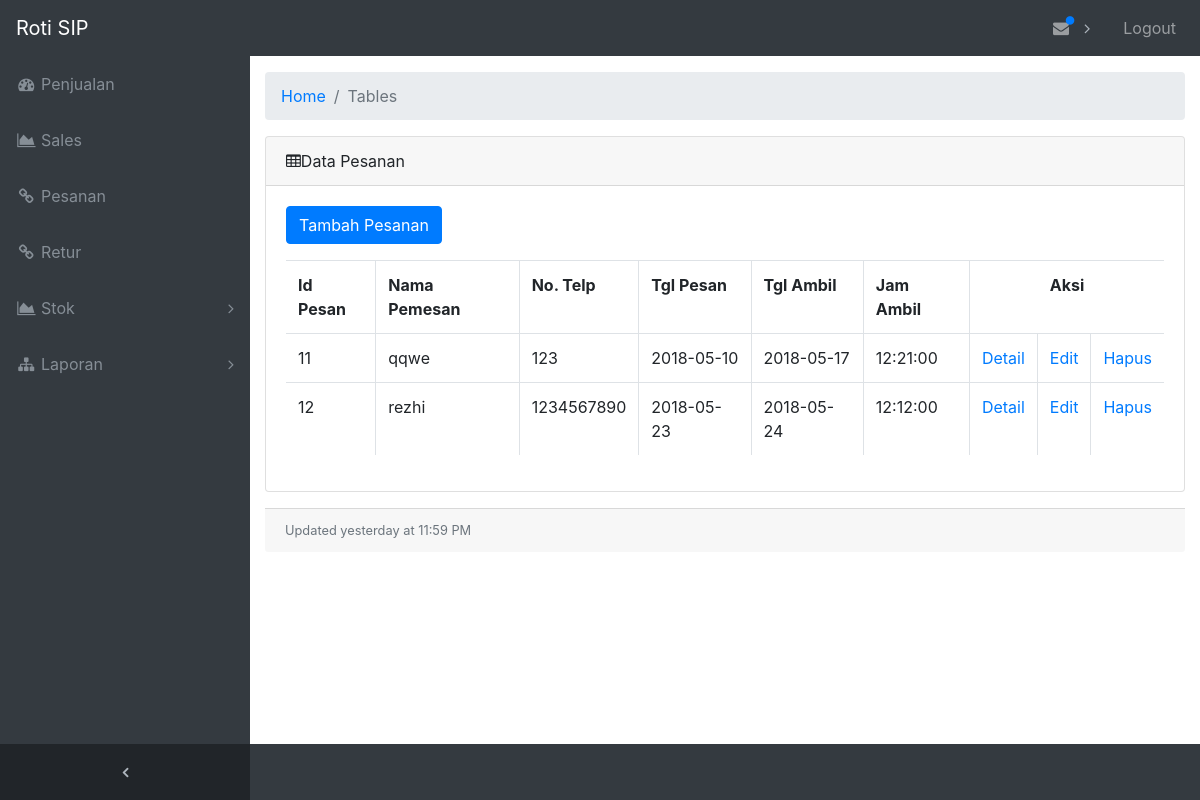
Before: /index.php/pesanan with the older database file.
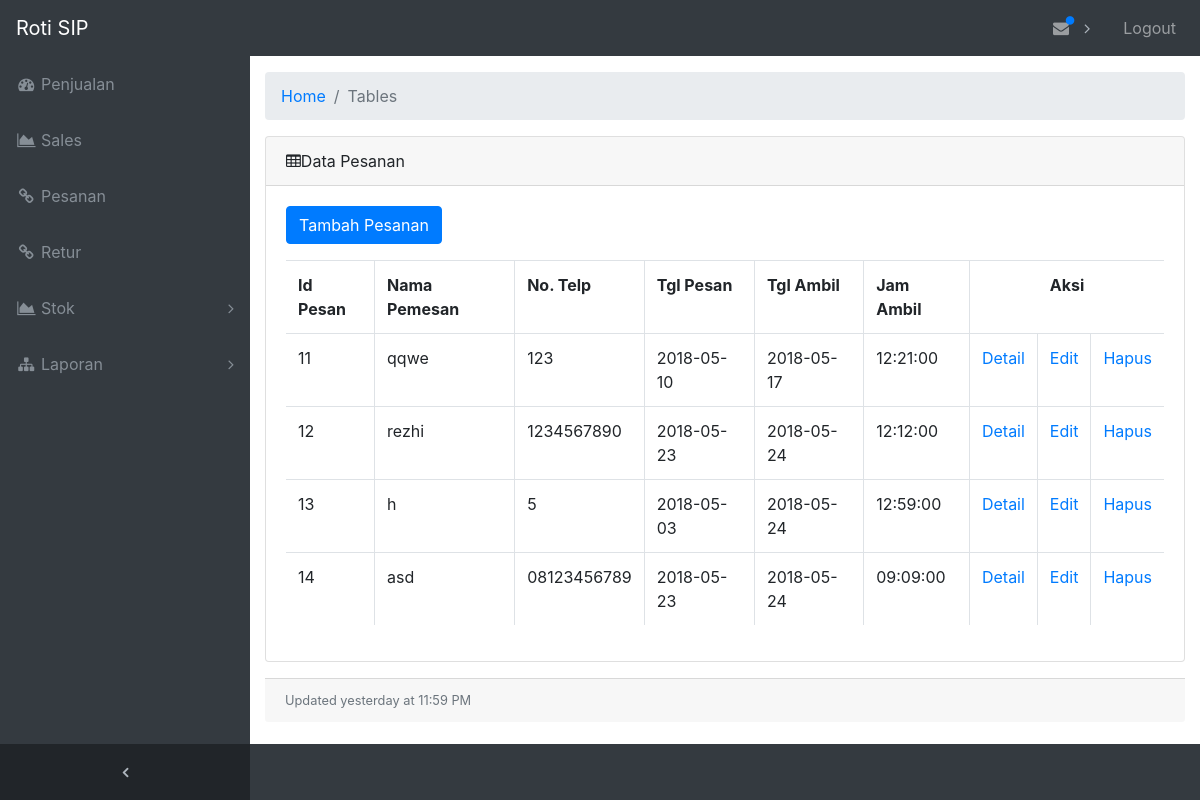
After: the same page with the newer database file.
### tables this page shows
CREATE TABLE `tabel_pesanan` (
  `id_pesan` int(10) NOT NULL,
  `nama_pemesan` varchar(30) NOT NULL,
  `no_telp` varchar(13) NOT NULL,
  `id_roti` int(11) NOT NULL,
  `jumlah_roti` int(11) NOT NULL,
  `tgl_pesan` date NOT NULL,
  `tgl_ambil` date NOT NULL,
  `jam_ambil` time NOT NULL
);

### application/controllers/Pesanan.php (called while the page is built, shortened)
<?php
class Pesanan extends CI_Controller{
	function __construct(){
		$this->load->helper(array('url'));
		$this->load->model('Pesanan_model');
	}
	function index(){
		$data = array (
				'data' =>$this->Pesanan_model->get_data());
		$this->load->view('ReadPesanan_view', $data);
	}
}
?>

### index.php (called while the page is built, shortened)
<?php
require_once BASEPATH.'core/CodeIgniter.php';

### application/models/Pesanan_model.php (called while the page is built, shortened)
<?php
class Pesanan_model extends CI_Model {
  function get_data(){
    $query = $this->db->query("SELECT * FROM tabel_pesanan JOIN tabel_roti WHERE tabel_pesanan.id_roti=tabel_roti.id_roti");
    return $query->result();
  }
}
?>

### application/views/ReadPesanan_view.php (the view, shortened to what this page needs)
<!DOCTYPE html>
<html lang="en">
<head>
  <link href="<?php echo base_url ('assets/vendor/bootstrap/css/bootstrap.min.css'); ?>" rel="stylesheet">
  <link href="<?php echo base_url ('assets/vendor/font-awesome/css/font-awesome.min.css');?>" rel="stylesheet" type="text/css">
  <link href="<?php echo base_url ('assets/vendor/datatables/dataTables.bootstrap4.css');?>" rel="stylesheet">
  <link href="<?php echo base_url ('assets/css/sb-admin.css');?>" rel="stylesheet">
</head>
<body class="fixed-nav sticky-footer bg-dark" id="page-top">
  <nav class="navbar navbar-expand-lg navbar-dark bg-dark fixed-top" id="mainNav">
    <a class="navbar-brand" href="<?php echo base_url ();?>Login/Home">Roti SIP</a>
    <div class="collapse navbar-collapse" id="navbarResponsive">
      <ul class="navbar-nav navbar-sidenav" id="exampleAccordion">
        <li class="nav-item" data-toggle="tooltip" data-placement="right" title="Dashboard">
          <a class="nav-link" href="http:/RotiSIP-Web/Penjualan">
            <i class="fa fa-fw fa-dashboard"></i>
            <span class="nav-link-text">Penjualan</span>
          </a>
        </li>
        <li class="nav-item" data-toggle="tooltip" data-placement="right" title="Form Sales">
          <a class="nav-link" href="http:/RotiSIP-Web/SalesBaru">
            <i class="fa fa-fw fa-area-chart"></i>
            <span class="nav-link-text">Sales</span>
          </a>
        </li>
       <li class="nav-item" data-toggle="tooltip" data-placement="right" title="Link">
          <a class="nav-link" href="http:/RotiSIP-Web/Pesanan">
            <i class="fa fa-fw fa-link"></i>
            <span class="nav-link-text">Pesanan</span>
          </a>
        </li>
		<li class="nav-item" data-toggle="tooltip" data-placement="right" title="Link">
          <a class="nav-link" href="http:/RotiSIP-Web/Retur">
            <i class="fa fa-fw fa-link"></i>
            <span class="nav-link-text">Retur</span>
          </a>
        </li>
        <li class="nav-item" data-toggle="tooltip" data-placement="right" title="Example Pages">
          <a class="nav-link nav-link-collapse collapsed" data-toggle="collapse" href="#collapseStok" data-parent="#exampleAccordion">
            <i class="fa fa-fw fa-area-chart"></i>
            <span class="nav-link-text">Stok</span>
          </a>
        </li>
         <li class="nav-item" data-toggle="tooltip" data-placement="right" title="Menu Levels">
          <a class="nav-link nav-link-collapse collapsed" data-toggle="collapse" href="#collapseLaporan" data-parent="#exampleAccordion">
            <i class="fa fa-fw fa-sitemap"></i>
            <span class="nav-link-text">Laporan</span>
          </a>
        </li>
      </ul>
      <ul class="navbar-nav sidenav-toggler">
        <li class="nav-item">
         <a class="nav-link text-center" id="sidenavToggler">
            <i class="fa fa-fw fa-angle-left"></i>
          </a>
        </li>
      </ul>
      <ul class="navbar-nav ml-auto">
        <li class="nav-item dropdown">
          <a class="nav-link dropdown-toggle mr-lg-2" id="alertsDropdown" href="#" data-toggle="dropdown" aria-haspopup="true" aria-expanded="false">
             <i class="fa fa-fw fa-envelope"></i>
            <span class="indicator text-primary d-none d-lg-block">
              <i class="fa fa-fw fa-circle"></i>
            </span>
          </a>
        </li>
        <li class="nav-item">
          <a class="nav-link" href="http:/RotiSIP-Web/Login/Logout">Logout</a>
        </li>
      </ul>
    </div>
  </nav>
  <div class="content-wrapper">
    <div class="container-fluid">
      <ol class="breadcrumb">
        <li class="breadcrumb-item">
          <a href="http://localhost/RotiSIP-Web/Login/Home">Home</a>
        </li>
        <li class="breadcrumb-item active">Tables</li>
      </ol>
      <div class="card mb-3">
        <div class="card-header">
          <i class="fa fa-table"></i>Data Pesanan</div>
        <div class="card-body">
          <div class="table-responsive">
            	<p><a class="btn btn-primary" href="<?php echo base_url()?>Pesanan/input">Tambah Pesanan</a></p>
      <p align="center">
      <table class="table table-bordered" id="dataTable" width="100%" cellspacing="0">
        <tr>
          <th>Id Pesan</th>
          <th>Nama Pemesan</th>
          <th>No. Telp</th>
          <th>Tgl Pesan</th>
          <th>Tgl Ambil</th>
          <th>Jam Ambil</th>
          <th colspan="3"> <center> Aksi </center></th>
        </tr>
        <?php
        foreach ($data as $row){ ?>
        <tr>
          <td><?php echo $row->id_pesan;?></td>
          <td><?php echo $row->nama_pemesan;?></td>
          <td><?php echo $row->no_telp;?></td>
          <td><?php echo $row->tgl_pesan;?></td>
          <td><?php echo $row->tgl_ambil;?></td>
          <td><?php echo $row->jam_ambil;?></td>
          <td><a href="<?php echo base_url(); ?>Pesanan/detail/<?php echo $row->id_pesan;?>">Detail</a></td>
          <td><a href="<?php echo base_url(); ?>Pesanan/edit/<?php echo $row->id_pesan;?>">Edit</a></td>
          <td><a href="<?php echo base_url(); ?>Pesanan/delete/<?php echo $row->id_pesan;?>">Hapus</a></td>
        </tr>
        <?php
      }?>
      </table>
    </p>
        </div>
          </div>
        </div>
        <div class="card-footer small text-muted">Updated yesterday at 11:59 PM</div>
      </div>
    </div>
</body>
</html>

### assets/css/sb-admin.css (style rules this page uses)
html { position: relative; min-height: 100%; }
body { overflow-x: hidden; }
body.sticky-footer { margin-bottom: 56px; }
body.sticky-footer .content-wrapper { min-height: calc(100vh - 56px - 56px); }
body.fixed-nav { padding-top: 56px; }
.content-wrapper { min-height: calc(100vh - 56px); padding-top: 1rem; }
#mainNav .navbar-collapse { overflow: auto; max-height: 75vh; }
#mainNav .navbar-collapse .navbar-nav .nav-item .nav-link { cursor: pointer; }
#mainNav .navbar-collapse .navbar-sidenav .nav-link-collapse:after { float: right; content: '\f107'; font-family: 'FontAwesome'; }
#mainNav .navbar-collapse .navbar-sidenav .nav-link-collapse.collapsed:after { content: '\f105'; }
#mainNav .navbar-collapse .sidenav-toggler { display: none; }
#mainNav .navbar-collapse .navbar-nav > .nav-item.dropdown > .nav-link { position: relative; min-width: 45px; }
#mainNav .navbar-collapse .navbar-nav > .nav-item.dropdown > .nav-link:after { float: right; width: auto; content: '\f105'; border: none; font-family: 'FontAwesome'; }
#mainNav .navbar-collapse .navbar-nav > .nav-item.dropdown > .nav-link .indicator { position: absolute; top: 5px; left: 21px; font-size: 10px; }
@media (min-width: 992px) { #mainNav .navbar-brand { width: 250px; } }
@media (min-width: 992px) { #mainNav .navbar-collapse { overflow: visible; max-height: none; } }
@media (min-width: 992px) { #mainNav .navbar-collapse .navbar-sidenav { position: absolute; top: 0; left: 0; -webkit-flex-direction: column; -ms-flex-direction: column; flex-direction: column; margin-top: 56px; } }
@media (min-width: 992px) { #mainNav .navbar-collapse .navbar-sidenav > .nav-item { width: 250px; padding: 0; } }
@media (min-width: 992px) { #mainNav .navbar-collapse .navbar-sidenav > .nav-item > .nav-link { padding: 1em; } }
@media (min-width: 992px) { #mainNav .navbar-collapse .navbar-nav > .nav-item.dropdown > .nav-link { min-width: 0; } }
@media (min-width: 992px) { #mainNav .navbar-collapse .navbar-nav > .nav-item.dropdown > .nav-link:after { width: 24px; text-align: center; } }
#mainNav.fixed-top .sidenav-toggler { display: none; }
@media (min-width: 992px) { #mainNav.fixed-top .navbar-sidenav { height: calc(100vh - 112px); } }
@media (min-width: 992px) { #mainNav.fixed-top .sidenav-toggler { position: absolute; top: 0; left: 0; display: flex; -webkit-flex-direction: column; -ms-flex-direction: column; flex-direction: column; margin-top: calc(100vh - 56px); } }
@media (min-width: 992px) { #mainNav.fixed-top .sidenav-toggler > .nav-item { width: 250px; padding: 0; } }
@media (min-width: 992px) { #mainNav.fixed-top .sidenav-toggler > .nav-item > .nav-link { padding: 1em; } }
#mainNav.fixed-top.navbar-dark .sidenav-toggler { background-color: #212529; }
#mainNav.fixed-top.navbar-dark .sidenav-toggler a i { color: #adb5bd; }
.content-wrapper { overflow-x: hidden; background: white; }
@media (min-width: 992px) { .content-wrapper { margin-left: 250px; } }
#sidenavToggler i { font-weight: 800; }
#mainNav.navbar-dark .navbar-collapse .navbar-sidenav .nav-link-collapse:after { color: #868e96; }
#mainNav.navbar-dark .navbar-collapse .navbar-sidenav > .nav-item > .nav-link { color: #868e96; }
#mainNav.navbar-dark .navbar-collapse .navbar-nav > .nav-item.dropdown > .nav-link:after { color: #adb5bd; }
@media (min-width: 992px) { #mainNav.navbar-dark .navbar-collapse .navbar-sidenav { background: #343a40; } }

Changed rows visible on the page:
added tabel_pesanan: id_pesan "13", nama_pemesan "h", no_telp "5", tgl_pesan "2018-05-03", tgl_ambil "2018-05-24", jam_ambil "12:59:00"
added tabel_pesanan: id_pesan "14", nama_pemesan "asd", no_telp "08123456789", tgl_pesan "2018-05-23", tgl_ambil "2018-05-24", jam_ambil "09:09:00"
